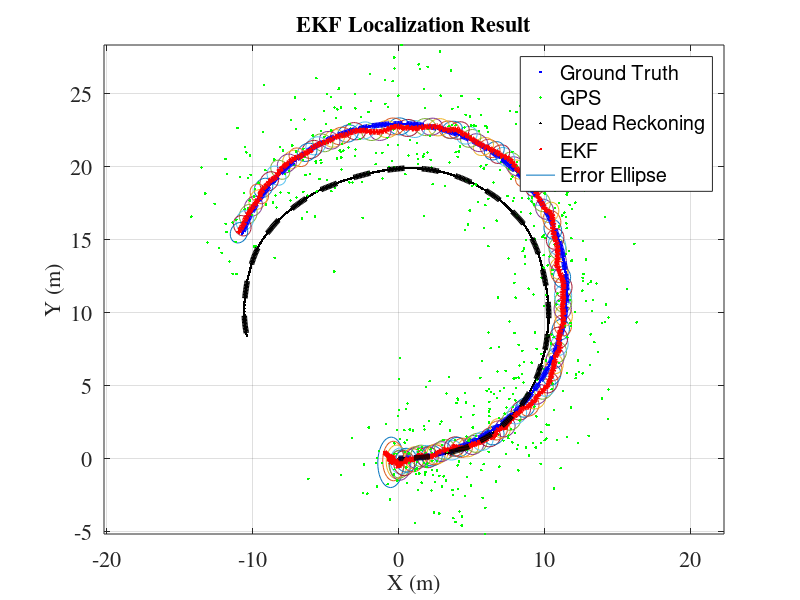

Write MATLAB code to recreate this figure.
% -------------------------------------------------------------------------
%
% File : ExtendedKalmanFilterLocalization.m
%
% Discription : Mobible robot localization sample code with
% Extended Kalman Filter (EKF)
%
% Environment : Matlab
%
% Author : Atsushi Sakai
%
% Copyright (c): 2014 Atsushi Sakai
%
% License : GPL Software License Agreement
% -------------------------------------------------------------------------
 
function [] = ExtendedKalmanFilterLocalization()
 
close all;
clear all;
 
disp('Extended Kalman Filter (EKF) sample program start!!')
 
time = 0;
endtime = 60; % [sec]
global dt;
dt = 0.1; % [sec]
 
nSteps = ceil((endtime - time)/dt);
 
result.time=[];
result.xTrue=[];
result.xd=[];
result.xEst=[];
result.z=[];
result.PEst=[];
result.u=[];
 
 
% State Vector [x y yaw v]'
xEst=[0 0 0 0]';
 
% True State
xTrue=xEst;
 
% Dead Reckoning
xd=xTrue;
 
% Observation vector [x y yaw v]'
z=[0 0 0 0]';
 
% Covariance Matrix for motion
Q=diag([0.1 0.1 toRadian(1) 0.05]).^2;
 
% Covariance Matrix for observation
R=diag([1.5 1.5 toRadian(3) 0.05]).^2;
 
% Simulation parameter
global Qsigma
Qsigma=diag([0.1 toRadian(20)]).^2; %[v yawrate]
 
global Rsigma
Rsigma=diag([1.5 1.5 toRadian(3) 0.05]).^2;%[x y z yaw v]

PEst = eye(4);
 
tic;
%movcount=0;
% Main loop
for i=1 : nSteps
    time = time + dt;
    % Input
    u=doControl(time);
    % Observation
    [z,xTrue,xd,u]=Observation(xTrue, xd, u);
    
    % ------ Kalman Filter --------
    % Predict
    xPred = f(xEst, u);
    F=jacobF(xPred, u);
    PPred= F*PEst*F' + Q;
    
    % Update
    H=jacobH(xPred);
    y = z - h(xPred);
    S = H*PPred*H' + R;
    K = PPred*H'*inv(S);
    xEst = xPred + K*y;
    PEst = (eye(size(xEst,1)) - K*H)*PPred;
    
    % Simulation Result
    result.time=[result.time; time];
    result.xTrue=[result.xTrue; xTrue'];
    result.xd=[result.xd; xd'];
    result.xEst=[result.xEst;xEst'];
    result.z=[result.z; z'];
    result.PEst=[result.PEst; diag(PEst)'];
    result.u=[result.u; u'];
    
    %Animation (remove some flames)
    if rem(i,5)==0
        %hold off;
        plot(result.xTrue(:,1),result.xTrue(:,2),'.b');hold on;
        plot(result.z(:,1),result.z(:,2),'.g');hold on;
        plot(result.xd(:,1),result.xd(:,2),'.k');hold on;
        plot(result.xEst(:,1),result.xEst(:,2),'.r');hold on;
        ShowErrorEllipse(xEst,PEst);
        axis equal;
        grid on;
        drawnow;
        %movcount=movcount+1;
        %mov(movcount) = getframe(gcf);% 傾僯儊乕僔儑儞偺僼儗乕儉傪僎僢僩偡傞
    end 
end
toc
%傾僯儊乕僔儑儞曐懚
%movie2avi(mov,'movie.avi');
 
DrawGraph(result);

function ShowErrorEllipse(xEst,PEst)
%岆嵎暘嶶墌傪寁嶼偟丄昞帵偡傞娭悢
Pxy=PEst(1:2,1:2);%x,y偺嫟暘嶶傪庢摼
[eigvec, eigval]=eig(Pxy);%屌桳抣偲屌桳儀僋僩儖偺寁嶼
%屌桳抣偺戝偒偄曽偺僀儞僨僢僋僗傪扵偡
if eigval(1,1)>=eigval(2,2)
    bigind=1;
    smallind=2;
else
    bigind=2;
    smallind=1;
end

chi=9.21;%岆嵎懭墌偺僇僀偺擇忔暘晍抣丂99%

%懭墌昤幨
t=0:10:360;
a=sqrt(eigval(bigind,bigind)*chi);
b=sqrt(eigval(smallind,smallind)*chi);
x=[a*cosd(t);
   b*sind(t)];
%岆嵎懭墌偺妏搙傪寁嶼
angle = atan2(eigvec(bigind,2),eigvec(bigind,1));
if(angle < 0)
    angle = angle + 2*pi;
end

%岆嵎懭墌偺夞揮
R=[cos(angle) sin(angle);
   -sin(angle) cos(angle)];
x=R*x;
plot(x(1,:)+xEst(1),x(2,:)+xEst(2))


function x = f(x, u)
% Motion Model
global dt;
 
F = [1 0 0 0
    0 1 0 0
    0 0 1 0
    0 0 0 0];
 
B = [
    dt*cos(x(3)) 0
    dt*sin(x(3)) 0
    0 dt
    1 0];
 
x= F*x+B*u;
 
function jF = jacobF(x, u)
% Jacobian of Motion Model
global dt;
 
jF=[
    1 0 0 0
    0 1 0 0
    -dt*u(1)*sin(x(3)) dt*u(1)*cos(x(3)) 1 0
     dt*cos(x(3)) dt*sin(x(3)) 0 1];

function z = h(x)
%Observation Model

H = [1 0 0 0
    0 1 0 0
    0 0 1 0
    0 0 0 1 ];
 
z=H*x;

function jH = jacobH(x)
%Jacobian of Observation Model

jH =[1 0 0 0
    0 1 0 0
    0 0 1 0
    0 0 0 1];

function u = doControl(time)
%Calc Input Parameter

T=10; % [sec]
 
% [V yawrate]
V=1.0; % [m/s]
yawrate = 5; % [deg/s]
 
u =[ V*(1-exp(-time/T)) toRadian(yawrate)*(1-exp(-time/T))]';
 

function [z, x, xd, u] = Observation(x, xd, u)
%Calc Observation from noise prameter
global Qsigma;
global Rsigma;

x=f(x, u);% Ground Truth
u=u+Qsigma*randn(2,1);%add Process Noise
xd=f(xd, u);% Dead Reckoning
z=h(x+Rsigma*randn(4,1));%Simulate Observation


function []=DrawGraph(result)
%Plot Result

figure(1);
x=[ result.xTrue(:,1:2) result.xEst(:,1:2) result.z(:,1:2)];
set(gca, 'fontsize', 16, 'fontname', 'times');
plot(x(:,5), x(:,6),'.g','linewidth', 4); hold on;
plot(x(:,1), x(:,2),'-.b','linewidth', 4); hold on;
plot(x(:,3), x(:,4),'r','linewidth', 4); hold on;
plot(result.xd(:,1), result.xd(:,2),'--k','linewidth', 4); hold on;
 
title('EKF Localization Result', 'fontsize', 16, 'fontname', 'times');
xlabel('X (m)', 'fontsize', 16, 'fontname', 'times');
ylabel('Y (m)', 'fontsize', 16, 'fontname', 'times');
legend('Ground Truth','GPS','Dead Reckoning','EKF','Error Ellipse');
grid on;
axis equal;

function angle=Pi2Pi(angle)
%儘儃僢僩偺妏搙傪-pi~pi偺斖埻偵曗惓偡傞娭悢
angle = mod(angle, 2*pi);

i = find(angle>pi);
angle(i) = angle(i) - 2*pi;

i = find(angle<-pi);
angle(i) = angle(i) + 2*pi;


function radian = toRadian(degree)
% degree to radian
radian = degree/180*pi;

function degree = toDegree(radian)
% radian to degree
degree = radian/pi*180;
